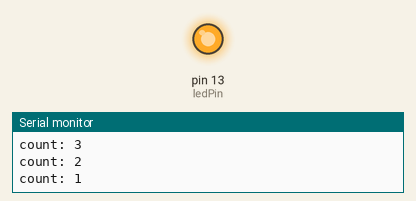
Recording of a sketch running on a simulated Arduino Uno, built with avr-gcc and run on an emulated ATmega328P. On the bench: output pins drawn as LEDs (lit = HIGH), the last lines printed to the serial monitor.

Above: at 11.6 s.
At 16.6 s:
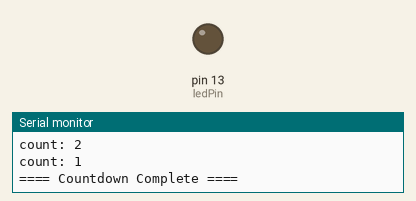
Timing chart, 0 to 18.1 s (numbered marks = the images above):
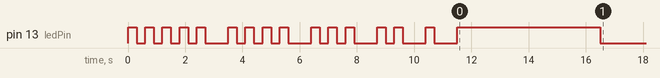

The sketch:

sketch_jun20a.ino
```cpp
const int startValue = 5;
const int ledPin = 13;

void flashLED(int times) {
  int i = times;
  while (i > 0) {
    digitalWrite(ledPin, HIGH);
    delay(300);
    digitalWrite(ledPin, LOW);
    delay(300);
    i = i - 1;
  }
}

void setup() {
  int count = startValue;

  pinMode(ledPin, OUTPUT);
  Serial.begin(9600);

  Serial.print("\n===== smart countdown starting ======\n");

  while (count > 0) {
    Serial.print("count: ");
    Serial.println(count);
    flashLED(count);
    delay(500);
    count = count - 1;
  }

  digitalWrite(ledPin, HIGH);
  delay(5000);
  digitalWrite(ledPin, LOW);
  Serial.println("==== Countdown Complete ====");
}

void loop() {
  // nothing
}
```
